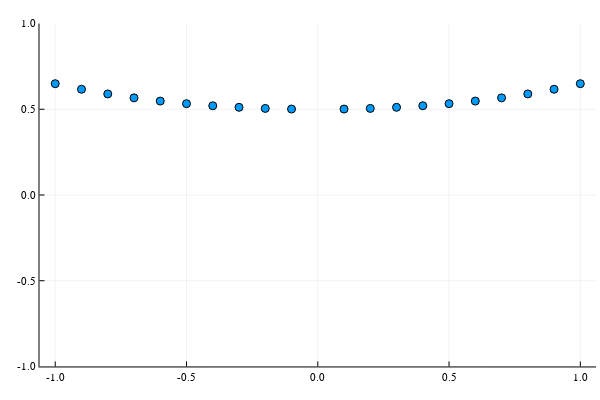

The notebook cell saved with this chart:
### Markdown cell above
The second function also shows the spikes! It seems they are real.
Actually, they are real!
At which points do we expect them?
Do we expect them at $x=0$?

To answer the last question, we will plot the functions in the range $x\in[-1,1]$.

### Code cell
x =-1:0.1:1
scatter(x,f1.(x),grid=true,logspacgridalpha=0.8,legend=false,ylim=[-1,1])

### Figure 1 — Plotly figure (JSON) as saved in the notebook; plotly's stock layout.template omitted (floating-point values rounded to 4 significant figures)
{"data": [{"colorbar": {"title": ""}, "legendgroup": "y1", "logspacgridalpha": 0.8, "marker": {"color": "rgba(0, 154, 250, 1.000)", "line": {"color": "rgba(0, 0, 0, 1.000)", "width": 1}, "size": 8, "symbol": "circle"}, "mode": "markers", "name": "y1", "showlegend": true, "type": "scatter", "x": [-1, -0.9, -0.8, -0.7, -0.6, -0.5, -0.4, -0.3, -0.2, -0.1], "xaxis": "x", "y": [0.6492, 0.6167, 0.5894, 0.5666, 0.5478, 0.5326, 0.5205, 0.5114, 0.505, 0.5013], "yaxis": "y", "zmax": null, "zmin": null}, {"colorbar": {"title": ""}, "legendgroup": "y1", "logspacgridalpha": 0.8, "marker": {"color": "rgba(0, 154, 250, 1.000)", "line": {"color": "rgba(0, 0, 0, 1.000)", "width": 1}, "size": 8, "symbol": "circle"}, "mode": "markers", "name": "y1", "showlegend": false, "type": "scatter", "x": [0.1, 0.2, 0.3, 0.4, 0.5, 0.6, 0.7, 0.8, 0.9, 1], "xaxis": "x", "y": [0.5013, 0.505, 0.5114, 0.5205, 0.5326, 0.5478, 0.5666, 0.5894, 0.6167, 0.6492], "yaxis": "y", "zmax": null, "zmin": null}], "layout": {"annotations": [], "height": 400, "margin": {"b": 20, "l": 0, "r": 0, "t": 20}, "paper_bgcolor": "rgba(255, 255, 255, 1.000)", "plot_bgcolor": "rgba(255, 255, 255, 1.000)", "showlegend": false, "width": 600, "xaxis": {"anchor": "y", "domain": [0.06582, 0.9934], "gridcolor": "rgba(0, 0, 0, 0.100)", "gridwidth": 0.5, "linecolor": "rgba(0, 0, 0, 1.000)", "mirror": false, "range": [-1.06, 1.06], "showgrid": true, "showline": true, "showticklabels": true, "tickangle": 0, "tickcolor": "rgb(0, 0, 0)", "tickfont": {"color": "rgba(0, 0, 0, 1.000)", "family": "sans-serif", "size": 11}, "tickmode": "array", "ticks": "inside", "ticktext": ["-1.0", "-0.5", "0.0", "0.5", "1.0"], "tickvals": [-1, -0.5, 0, 0.5, 1], "title": "", "titlefont": {"color": "rgba(0, 0, 0, 1.000)", "family": "sans-serif", "size": 15}, "type": "-", "visible": true, "zeroline": false, "zerolinecolor": "rgba(0, 0, 0, 1.000)"}, "yaxis": {"anchor": "x", "domain": [0.03762, 0.9902], "gridcolor": "rgba(0, 0, 0, 0.100)", "gridwidth": 0.5, "linecolor": "rgba(0, 0, 0, 1.000)", "mirror": false, "range": [-1, 1], "showgrid": true, "showline": true, "showticklabels": true, "tickangle": 0, "tickcolor": "rgb(0, 0, 0)", "tickfont": {"color": "rgba(0, 0, 0, 1.000)", "family": "sans-serif", "size": 11}, "tickmode": "array", "ticks": "inside", "ticktext": ["-1.0", "-0.5", "0.0", "0.5", "1.0"], "tickvals": [-1, -0.5, 0, 0.5, 1], "title": "", "titlefont": {"color": "rgba(0, 0, 0, 1.000)", "family": "sans-serif", "size": 15}, "type": "-", "visible": true, "zeroline": false, "zerolinecolor": "rgba(0, 0, 0, 1.000)"}}}
